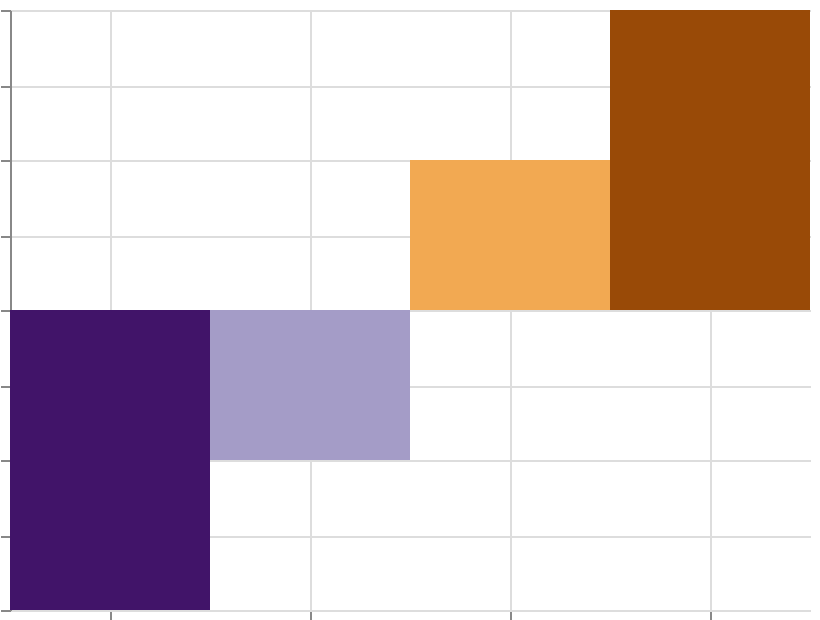

Vega-Lite specification stored for this chart:
### Vega specification from a JSON file in a GitHub repository (floating-point values rounded to 4 significant figures)
{"$schema": "https://vega.github.io/schema/vega/v6.json", "width": 400, "height": 300, "padding": 5, "autosize": "none", "data": [{"name": "table", "values": [{"cat": "A", "val": -20}, {"cat": "B", "val": -10}, {"cat": "C", "val": 10}, {"cat": "D", "val": 20}]}], "scales": [{"name": "x", "type": "band", "domain": {"data": "table", "field": "cat", "sort": true}, "range": "width"}, {"name": "y", "type": "linear", "domain": {"data": "table", "field": "val"}, "range": [{"signal": "height"}, 0], "zero": true, "nice": true}, {"name": "color", "type": "linear", "domain": {"data": "table", "field": "val"}, "range": {"scheme": "purpleorange"}}], "marks": [{"type": "rect", "from": {"data": "table"}, "encode": {"update": {"x": {"scale": "x", "field": "cat"}, "width": {"scale": "x", "band": 1}, "y": {"scale": "y", "field": "val"}, "y2": {"scale": "y", "value": 0}, "fill": {"scale": "color", "field": "val"}}}}], "axes": [{"scale": "x", "orient": "bottom", "grid": true, "labels": false}, {"scale": "y", "orient": "left", "grid": true, "labels": false}], "legends": [{"fill": "color"}]}
